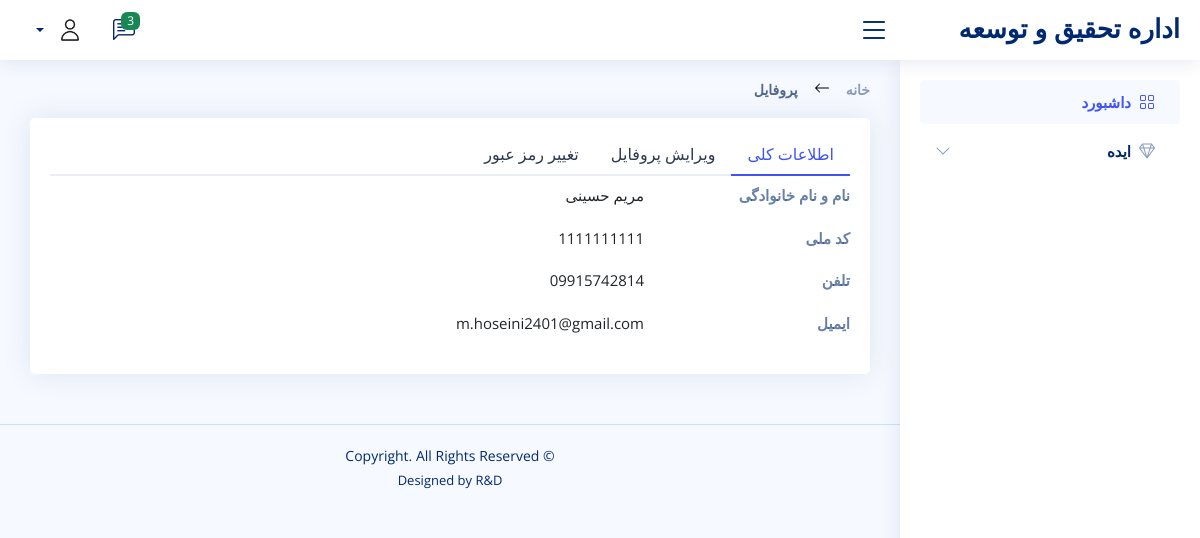
The app's page /home/user-profile/ (signed in), older data.
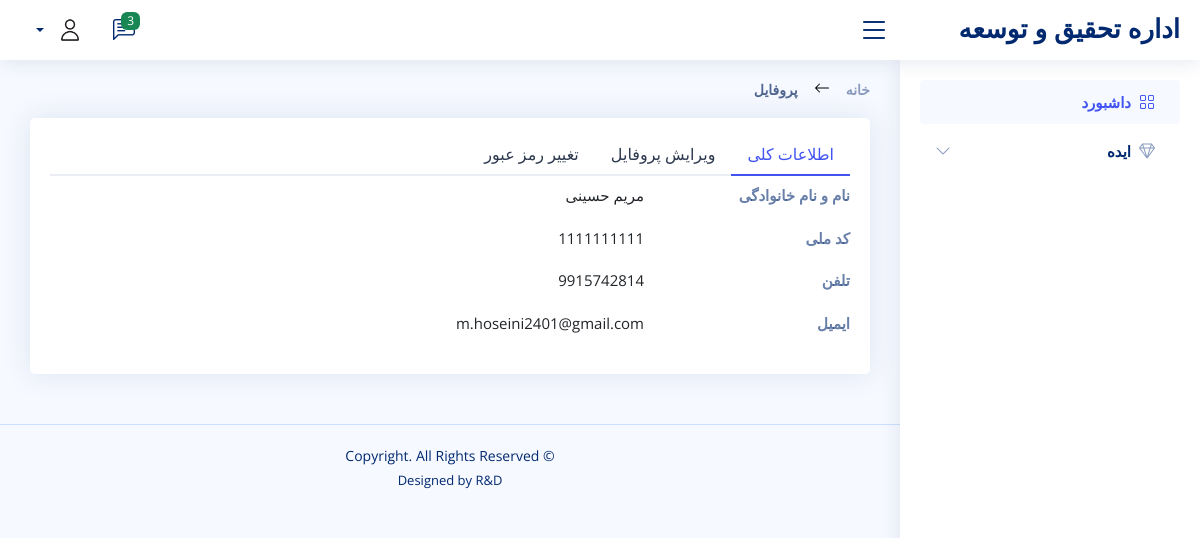
The same page, newer data.
### authentication/models.py (models this page shows, shortened)
class CustomUser(AbstractUser):
    email = models.EmailField(unique=True)  # Email is the unique identifier
    is_verified = models.BooleanField(default=False)  # Email verification flag
    email_token = models.CharField(max_length=100, null=True, blank=True)  # Verification token
    first_name = models.CharField(max_length=255, null=True)
    last_name = models.CharField(max_length=255, null=True)
    work_place = models.CharField(max_length=255, null=True)
    job = models.CharField(max_length=255, null=True)
    major = models.CharField(max_length=255, null=True)
    phone_number = models.CharField(max_length=15, null=True)
    national_id = models.CharField(max_length=10, null=True)
    personnel_number = models.CharField(max_length=10, null=True, blank=True)
    username = None  # Remove the username field
    USERNAME_FIELD = 'email'  # Use email for authentication
    REQUIRED_FIELDS = []  # No additional fields required for createsuperuser
    objects = CustomUserManager()

### dashboard/views.py (the view)
# urls.py: path('home/user-profile/', user_profile, name='user_profile'),
@login_required
def user_profile(request):
    if request.method == 'POST':
        if 'changepass' in request.POST:
            passwordform = CustomPasswordChangeForm(request.user, request.POST)
            if passwordform.is_valid():
                user = passwordform.save()
                update_session_auth_hash(request, user)
                messages.success(request, 'Your password was successfully updated!')
                return redirect('user_profile')
    else:
        passwordform = CustomPasswordChangeForm(request.user)
    context = {
        'user': request.user,
        'passwordform': passwordform
        }
    return render(request, 'users-profile.html', context)

### dashboard/templatetags/auth_extras.py (called while the page is built)
@register.filter(name='has_group')
def has_group(user, group_name):
    return user.groups.filter(name=group_name).exists()

### templates/users-profile.html (shortened to what this page needs)
{% extends "base.html" %}
{% block content %}
  <main id="main" class="main">
    <div class="pagetitle">
      <nav>
        <ol class="breadcrumb">
          <li class="breadcrumb-item"><a href="/home">خانه</a></li>
          <li class="breadcrumb-item active">پروفایل</li>
        </ol>
      </nav>
    </div>
    <section class="section profile">
        <div class="col-xl-12">
          <div class="card">
            <div class="card-body pt-3">
              <ul class="nav nav-tabs nav-tabs-bordered">
                <li class="nav-item">
                  <button class="nav-link active" data-bs-toggle="tab" data-bs-target="#profile-overview">اطلاعات کلی</button>
                </li>
                <li class="nav-item">
                  <button class="nav-link" data-bs-toggle="tab" data-bs-target="#profile-edit">ویرایش پروفایل</button>
                </li>
                <li class="nav-item">
                  <button class="nav-link" data-bs-toggle="tab" data-bs-target="#profile-change-password">تغییر رمز عبور</button>
                </li>
              </ul>
              <div class="tab-content pt-2">
                <div class="tab-pane fade show active profile-overview" id="profile-overview">
                  <div class="row">
                    <div class="col-lg-3 col-md-4 label ">نام و نام خانوادگی</div>
                    <div class="col-lg-9 col-md-8">{{ user.first_name }} {{ user.last_name }}</div>
                  </div>
                  <div class="row">
                    <div class="col-lg-3 col-md-4 label">کد ملی</div>
                    <div class="col-lg-9 col-md-8">{{ user.national_id }}</div>
                  </div>
                  <div class="row">
                    <div class="col-lg-3 col-md-4 label">تلفن</div>
                    <div class="col-lg-9 col-md-8">{{ user.phone_number }}</div>
                  </div>
                  <div class="row">
                    <div class="col-lg-3 col-md-4 label">ایمیل</div>
                    <div class="col-lg-9 col-md-8">{{ user.email }}</div>
                  </div>
                </div>
              </div>
            </div>
          </div>
        </div>
    </section>
  </main>
  {% endblock %}

Row changes from the older to the newer data that the page shows:
changed CustomUser "مریم": phone_number "09915742814" → "9915742814"
